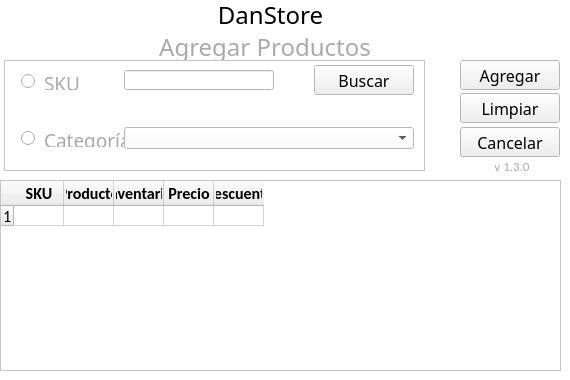
<?xml version="1.0" encoding="UTF-8"?>
<ui version="4.0">
 <class>MainWindow</class>
 <widget class="QMainWindow" name="MainWindow">
  <property name="geometry">
   <rect>
    <x>0</x>
    <y>0</y>
    <width>570</width>
    <height>380</height>
   </rect>
  </property>
  <property name="minimumSize">
   <size>
    <width>570</width>
    <height>380</height>
   </size>
  </property>
  <property name="maximumSize">
   <size>
    <width>570</width>
    <height>380</height>
   </size>
  </property>
  <property name="palette">
   <palette>
    <active>
     <colorrole role="Base">
      <brush brushstyle="SolidPattern">
       <color alpha="255">
        <red>255</red>
        <green>255</green>
        <blue>255</blue>
       </color>
      </brush>
     </colorrole>
     <colorrole role="Window">
      <brush brushstyle="SolidPattern">
       <color alpha="255">
        <red>255</red>
        <green>255</green>
        <blue>255</blue>
       </color>
      </brush>
     </colorrole>
    </active>
    <inactive>
     <colorrole role="Base">
      <brush brushstyle="SolidPattern">
       <color alpha="255">
        <red>255</red>
        <green>255</green>
        <blue>255</blue>
       </color>
      </brush>
     </colorrole>
     <colorrole role="Window">
      <brush brushstyle="SolidPattern">
       <color alpha="255">
        <red>255</red>
        <green>255</green>
        <blue>255</blue>
       </color>
      </brush>
     </colorrole>
    </inactive>
    <disabled>
     <colorrole role="Base">
      <brush brushstyle="SolidPattern">
       <color alpha="255">
        <red>255</red>
        <green>255</green>
        <blue>255</blue>
       </color>
      </brush>
     </colorrole>
     <colorrole role="Window">
      <brush brushstyle="SolidPattern">
       <color alpha="255">
        <red>255</red>
        <green>255</green>
        <blue>255</blue>
       </color>
      </brush>
     </colorrole>
    </disabled>
   </palette>
  </property>
  <property name="windowTitle">
   <string>Agregar Productos</string>
  </property>
  <widget class="QWidget" name="centralwidget">
   <widget class="QLabel" name="L6">
    <property name="geometry">
     <rect>
      <x>487</x>
      <y>157</y>
      <width>50</width>
      <height>20</height>
     </rect>
    </property>
    <property name="font">
     <font>
      <family>Calibri</family>
      <pointsize>14</pointsize>
     </font>
    </property>
    <property name="text">
     <string>&lt;html&gt;&lt;head/&gt;&lt;body&gt;&lt;p&gt;&lt;span style=&quot; font-size:10pt; color:#aaaaaa;&quot;&gt;v 1.3.0&lt;/span&gt;&lt;/p&gt;&lt;/body&gt;&lt;/html&gt;</string>
    </property>
    <property name="alignment">
     <set>Qt::AlignCenter</set>
    </property>
   </widget>
   <widget class="QLabel" name="L1">
    <property name="geometry">
     <rect>
      <x>0</x>
      <y>0</y>
      <width>541</width>
      <height>30</height>
     </rect>
    </property>
    <property name="font">
     <font>
      <family>Impact</family>
      <pointsize>18</pointsize>
     </font>
    </property>
    <property name="text">
     <string>DanStore</string>
    </property>
    <property name="alignment">
     <set>Qt::AlignCenter</set>
    </property>
   </widget>
   <widget class="QPushButton" name="b_Cancelar">
    <property name="geometry">
     <rect>
      <x>460</x>
      <y>127</y>
      <width>100</width>
      <height>30</height>
     </rect>
    </property>
    <property name="font">
     <font>
      <family>Swis721 LtCn BT</family>
      <pointsize>12</pointsize>
     </font>
    </property>
    <property name="focusPolicy">
     <enum>Qt::StrongFocus</enum>
    </property>
    <property name="text">
     <string>Cancelar</string>
    </property>
   </widget>
   <widget class="QFrame" name="fr_buscar">
    <property name="geometry">
     <rect>
      <x>4</x>
      <y>60</y>
      <width>421</width>
      <height>111</height>
     </rect>
    </property>
    <property name="frameShape">
     <enum>QFrame::StyledPanel</enum>
    </property>
    <property name="frameShadow">
     <enum>QFrame::Raised</enum>
    </property>
    <widget class="QPushButton" name="b_Buscar">
     <property name="geometry">
      <rect>
       <x>310</x>
       <y>5</y>
       <width>100</width>
       <height>30</height>
      </rect>
     </property>
     <property name="font">
      <font>
       <family>Swis721 LtCn BT</family>
       <pointsize>12</pointsize>
      </font>
     </property>
     <property name="focusPolicy">
      <enum>Qt::StrongFocus</enum>
     </property>
     <property name="text">
      <string>Buscar</string>
     </property>
    </widget>
    <widget class="QLabel" name="L3">
     <property name="geometry">
      <rect>
       <x>40</x>
       <y>10</y>
       <width>80</width>
       <height>20</height>
      </rect>
     </property>
     <property name="font">
      <font>
       <family>Swis721 LtCn BT</family>
       <pointsize>14</pointsize>
      </font>
     </property>
     <property name="text">
      <string>&lt;html&gt;&lt;head/&gt;&lt;body&gt;&lt;p&gt;&lt;span style=&quot; color:#aaaaaa;&quot;&gt;SKU&lt;/span&gt;&lt;/p&gt;&lt;/body&gt;&lt;/html&gt;</string>
     </property>
    </widget>
    <widget class="QLineEdit" name="D_sku">
     <property name="geometry">
      <rect>
       <x>120</x>
       <y>10</y>
       <width>150</width>
       <height>20</height>
      </rect>
     </property>
     <property name="palette">
      <palette>
       <active>
        <colorrole role="Text">
         <brush brushstyle="SolidPattern">
          <color alpha="255">
           <red>0</red>
           <green>160</green>
           <blue>245</blue>
          </color>
         </brush>
        </colorrole>
       </active>
       <inactive>
        <colorrole role="Text">
         <brush brushstyle="SolidPattern">
          <color alpha="255">
           <red>0</red>
           <green>160</green>
           <blue>245</blue>
          </color>
         </brush>
        </colorrole>
       </inactive>
       <disabled>
        <colorrole role="Text">
         <brush brushstyle="SolidPattern">
          <color alpha="255">
           <red>120</red>
           <green>120</green>
           <blue>120</blue>
          </color>
         </brush>
        </colorrole>
       </disabled>
      </palette>
     </property>
     <property name="font">
      <font>
       <family>Calibri</family>
       <pointsize>12</pointsize>
      </font>
     </property>
     <property name="text">
      <string/>
     </property>
     <property name="maxLength">
      <number>10</number>
     </property>
     <property name="clearButtonEnabled">
      <bool>true</bool>
     </property>
    </widget>
    <widget class="QLabel" name="L4">
     <property name="geometry">
      <rect>
       <x>40</x>
       <y>67</y>
       <width>80</width>
       <height>20</height>
      </rect>
     </property>
     <property name="font">
      <font>
       <family>Swis721 LtCn BT</family>
       <pointsize>14</pointsize>
      </font>
     </property>
     <property name="text">
      <string>&lt;html&gt;&lt;head/&gt;&lt;body&gt;&lt;p&gt;&lt;span style=&quot; color:#aaaaaa;&quot;&gt;Categoría&lt;/span&gt;&lt;/p&gt;&lt;/body&gt;&lt;/html&gt;</string>
     </property>
    </widget>
    <widget class="QComboBox" name="D_categoria">
     <property name="geometry">
      <rect>
       <x>120</x>
       <y>67</y>
       <width>290</width>
       <height>22</height>
      </rect>
     </property>
     <property name="palette">
      <palette>
       <active>
        <colorrole role="Button">
         <brush brushstyle="SolidPattern">
          <color alpha="255">
           <red>255</red>
           <green>255</green>
           <blue>255</blue>
          </color>
         </brush>
        </colorrole>
        <colorrole role="Text">
         <brush brushstyle="SolidPattern">
          <color alpha="255">
           <red>0</red>
           <green>160</green>
           <blue>245</blue>
          </color>
         </brush>
        </colorrole>
        <colorrole role="Base">
         <brush brushstyle="SolidPattern">
          <color alpha="255">
           <red>255</red>
           <green>255</green>
           <blue>255</blue>
          </color>
         </brush>
        </colorrole>
        <colorrole role="Window">
         <brush brushstyle="SolidPattern">
          <color alpha="255">
           <red>255</red>
           <green>255</green>
           <blue>255</blue>
          </color>
         </brush>
        </colorrole>
       </active>
       <inactive>
        <colorrole role="Button">
         <brush brushstyle="SolidPattern">
          <color alpha="255">
           <red>255</red>
           <green>255</green>
           <blue>255</blue>
          </color>
         </brush>
        </colorrole>
        <colorrole role="Text">
         <brush brushstyle="SolidPattern">
          <color alpha="255">
           <red>0</red>
           <green>160</green>
           <blue>245</blue>
          </color>
         </brush>
        </colorrole>
        <colorrole role="Base">
         <brush brushstyle="SolidPattern">
          <color alpha="255">
           <red>255</red>
           <green>255</green>
           <blue>255</blue>
          </color>
         </brush>
        </colorrole>
        <colorrole role="Window">
         <brush brushstyle="SolidPattern">
          <color alpha="255">
           <red>255</red>
           <green>255</green>
           <blue>255</blue>
          </color>
         </brush>
        </colorrole>
       </inactive>
       <disabled>
        <colorrole role="Button">
         <brush brushstyle="SolidPattern">
          <color alpha="255">
           <red>255</red>
           <green>255</green>
           <blue>255</blue>
          </color>
         </brush>
        </colorrole>
        <colorrole role="Text">
         <brush brushstyle="SolidPattern">
          <color alpha="255">
           <red>120</red>
           <green>120</green>
           <blue>120</blue>
          </color>
         </brush>
        </colorrole>
        <colorrole role="Base">
         <brush brushstyle="SolidPattern">
          <color alpha="255">
           <red>255</red>
           <green>255</green>
           <blue>255</blue>
          </color>
         </brush>
        </colorrole>
        <colorrole role="Window">
         <brush brushstyle="SolidPattern">
          <color alpha="255">
           <red>255</red>
           <green>255</green>
           <blue>255</blue>
          </color>
         </brush>
        </colorrole>
       </disabled>
      </palette>
     </property>
     <property name="styleSheet">
      <string notr="true">background-color: rgb(255, 255, 255);</string>
     </property>
     <property name="editable">
      <bool>false</bool>
     </property>
     <item>
      <property name="text">
       <string/>
      </property>
     </item>
    </widget>
    <widget class="QRadioButton" name="b_sku">
     <property name="geometry">
      <rect>
       <x>17</x>
       <y>13</y>
       <width>15</width>
       <height>17</height>
      </rect>
     </property>
     <property name="text">
      <string/>
     </property>
    </widget>
    <widget class="QRadioButton" name="b_categoria">
     <property name="geometry">
      <rect>
       <x>17</x>
       <y>70</y>
       <width>15</width>
       <height>17</height>
      </rect>
     </property>
     <property name="text">
      <string/>
     </property>
    </widget>
   </widget>
   <widget class="QPushButton" name="b_Agregar">
    <property name="geometry">
     <rect>
      <x>460</x>
      <y>60</y>
      <width>100</width>
      <height>30</height>
     </rect>
    </property>
    <property name="font">
     <font>
      <family>Swis721 LtCn BT</family>
      <pointsize>12</pointsize>
     </font>
    </property>
    <property name="focusPolicy">
     <enum>Qt::StrongFocus</enum>
    </property>
    <property name="text">
     <string>Agregar</string>
    </property>
   </widget>
   <widget class="QLabel" name="L2">
    <property name="geometry">
     <rect>
      <x>0</x>
      <y>30</y>
      <width>530</width>
      <height>30</height>
     </rect>
    </property>
    <property name="font">
     <font>
      <family>Swis721 LtCn BT</family>
      <pointsize>18</pointsize>
     </font>
    </property>
    <property name="frameShadow">
     <enum>QFrame::Plain</enum>
    </property>
    <property name="midLineWidth">
     <number>0</number>
    </property>
    <property name="text">
     <string>&lt;html&gt;&lt;head/&gt;&lt;body&gt;&lt;p&gt;&lt;span style=&quot; color:#aaaaaa;&quot;&gt;Agregar Productos&lt;/span&gt;&lt;/p&gt;&lt;/body&gt;&lt;/html&gt;</string>
    </property>
    <property name="alignment">
     <set>Qt::AlignCenter</set>
    </property>
   </widget>
   <widget class="QTableWidget" name="t_Productos">
    <property name="geometry">
     <rect>
      <x>0</x>
      <y>180</y>
      <width>561</width>
      <height>191</height>
     </rect>
    </property>
    <attribute name="horizontalHeaderVisible">
     <bool>true</bool>
    </attribute>
    <attribute name="horizontalHeaderCascadingSectionResizes">
     <bool>false</bool>
    </attribute>
    <attribute name="horizontalHeaderDefaultSectionSize">
     <number>50</number>
    </attribute>
    <attribute name="horizontalHeaderMinimumSectionSize">
     <number>10</number>
    </attribute>
    <attribute name="verticalHeaderDefaultSectionSize">
     <number>20</number>
    </attribute>
    <row>
     <property name="text">
      <string>1</string>
     </property>
     <property name="font">
      <font>
       <family>Calibri</family>
       <pointsize>12</pointsize>
      </font>
     </property>
    </row>
    <column>
     <property name="text">
      <string>SKU</string>
     </property>
     <property name="font">
      <font>
       <family>Calibri</family>
       <pointsize>12</pointsize>
       <weight>75</weight>
       <bold>true</bold>
      </font>
     </property>
     <property name="textAlignment">
      <set>AlignCenter</set>
     </property>
     <property name="foreground">
      <brush brushstyle="SolidPattern">
       <color alpha="255">
        <red>0</red>
        <green>0</green>
        <blue>0</blue>
       </color>
      </brush>
     </property>
    </column>
    <column>
     <property name="text">
      <string>Producto</string>
     </property>
     <property name="font">
      <font>
       <family>Calibri</family>
       <pointsize>12</pointsize>
       <weight>75</weight>
       <bold>true</bold>
      </font>
     </property>
     <property name="textAlignment">
      <set>AlignCenter</set>
     </property>
    </column>
    <column>
     <property name="text">
      <string>Inventario</string>
     </property>
     <property name="font">
      <font>
       <family>Calibri</family>
       <pointsize>12</pointsize>
       <weight>75</weight>
       <bold>true</bold>
      </font>
     </property>
     <property name="textAlignment">
      <set>AlignCenter</set>
     </property>
    </column>
    <column>
     <property name="text">
      <string>Precio</string>
     </property>
     <property name="font">
      <font>
       <family>Calibri</family>
       <pointsize>12</pointsize>
       <weight>75</weight>
       <bold>true</bold>
      </font>
     </property>
     <property name="textAlignment">
      <set>AlignCenter</set>
     </property>
    </column>
    <column>
     <property name="text">
      <string>Descuento</string>
     </property>
     <property name="font">
      <font>
       <family>Calibri</family>
       <pointsize>12</pointsize>
       <weight>75</weight>
       <bold>true</bold>
      </font>
     </property>
     <property name="textAlignment">
      <set>AlignCenter</set>
     </property>
    </column>
    <item row="0" column="0">
     <property name="text">
      <string/>
     </property>
    </item>
   </widget>
   <widget class="QPushButton" name="b_Limpiar">
    <property name="geometry">
     <rect>
      <x>460</x>
      <y>93</y>
      <width>100</width>
      <height>30</height>
     </rect>
    </property>
    <property name="font">
     <font>
      <family>Swis721 LtCn BT</family>
      <pointsize>12</pointsize>
     </font>
    </property>
    <property name="focusPolicy">
     <enum>Qt::StrongFocus</enum>
    </property>
    <property name="text">
     <string>Limpiar</string>
    </property>
   </widget>
  </widget>
 </widget>
 <tabstops>
  <tabstop>b_sku</tabstop>
  <tabstop>b_categoria</tabstop>
  <tabstop>D_sku</tabstop>
  <tabstop>D_categoria</tabstop>
  <tabstop>b_Buscar</tabstop>
  <tabstop>t_Productos</tabstop>
  <tabstop>b_Agregar</tabstop>
  <tabstop>b_Cancelar</tabstop>
 </tabstops>
 <resources/>
 <connections/>
</ui>
